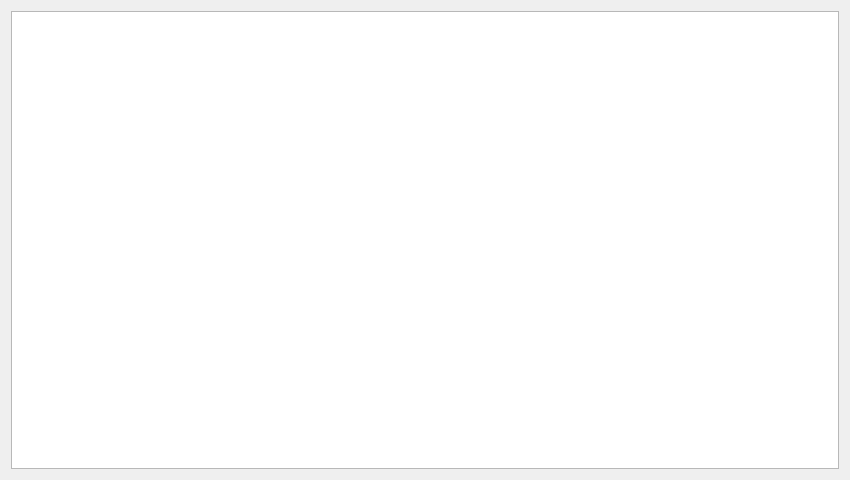
<?xml version="1.0" encoding="UTF-8"?>
<ui version="4.0">
 <class>STSelectClothes02</class>
 <widget class="QDialog" name="STSelectClothes02">
  <property name="geometry">
   <rect>
    <x>0</x>
    <y>0</y>
    <width>850</width>
    <height>480</height>
   </rect>
  </property>
  <property name="minimumSize">
   <size>
    <width>850</width>
    <height>0</height>
   </size>
  </property>
  <property name="maximumSize">
   <size>
    <width>850</width>
    <height>16777215</height>
   </size>
  </property>
  <property name="font">
   <font>
    <family>微软雅黑</family>
    <pointsize>11</pointsize>
   </font>
  </property>
  <property name="windowTitle">
   <string>Dialog</string>
  </property>
  <layout class="QGridLayout" name="gridLayout">
   <item row="0" column="0">
    <widget class="QTableWidget" name="tableWidget">
     <property name="maximumSize">
      <size>
       <width>16777215</width>
       <height>99999</height>
      </size>
     </property>
     <property name="font">
      <font>
       <family>微软雅黑</family>
       <pointsize>11</pointsize>
      </font>
     </property>
     <attribute name="verticalHeaderVisible">
      <bool>false</bool>
     </attribute>
    </widget>
   </item>
  </layout>
 </widget>
 <resources/>
 <connections/>
</ui>
